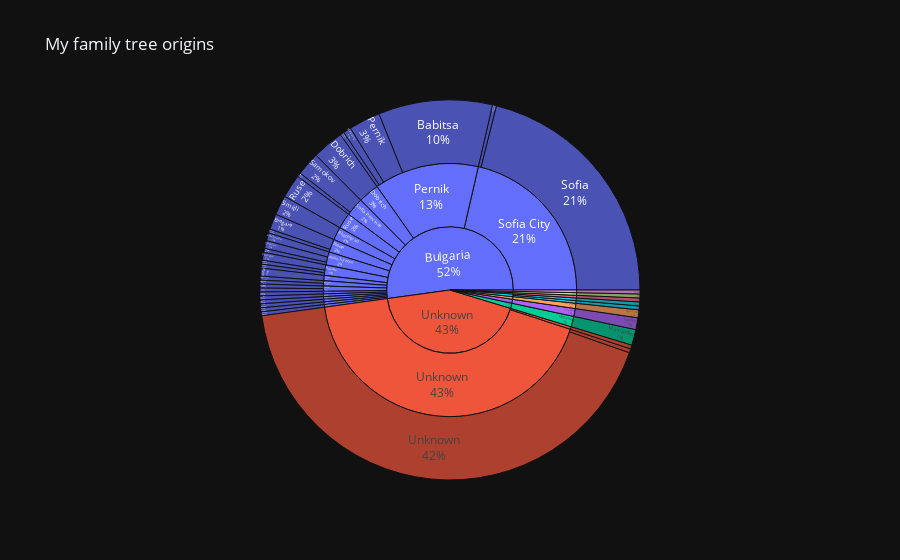

Here is the notebook cell this chart was saved with:
### Code cell
dtf3 = (
    (
        dtf[["BirthCity", "BirthRegion", "BirthCountry"]]
        # .fillna("Unknown")
        .groupby(["BirthCity", "BirthRegion", "BirthCountry"])
        .size()
        .to_frame("Count")
        .sort_values("Count", ascending=False)
    )
    .reset_index(drop=False)
    .replace("", "Unknown")
)
# print(dtf2)
# dtf2
# fig = bar(dtf2, y="Count", x="BirthPlace", title="My family tree origins")
fig = sunburst(
    dtf3,
    path=["BirthCountry", "BirthRegion", "BirthCity"],
    values="Count",
    title="My family tree origins",
)
fig.update_traces(textinfo="label+percent entry")
fig.write_html("OriginSunburst.html")
fig

### Figure 1 — Plotly figure (JSON) as saved in the notebook; plotly's stock layout.template omitted (floating-point values rounded to 4 significant figures)
{"data": [{"branchvalues": "total", "domain": {"x": [0, 1], "y": [0, 1]}, "hovertemplate": "labels=%{label}<br>Count=%{value}<br>parent=%{parent}<br>id=%{id}<extra></extra>", "ids": ["Bulgaria/Pernik/Babitsa", "North Macedonia/Pelagonia/Bitola", "Bulgaria/Pleven/Bregare", "Bulgaria/Pernik/Busintsi", "Bulgaria/Varna/Byala", "Bulgaria/Dobrich/Dobrich", "Unknown/Unknown/France", "Bulgaria/Sofia Province/Ihtiman", "Bulgaria/Plovdiv/Karlovo", "Bulgaria/Veliko Turnovo/Konstantin", "Bulgaria/Sliven/Kotel", "Bulgaria/Sofia City/Kubratovo", "Bulgaria/Montana/Lom", "England/London/London", "Bulgaria/Vratsa/Lyutibrod", "France/Occitanie/Montpellier", "Serbia/South Bačka/Novi Sad", "Montenegro/Bijelo Polje/Odrin", "Bulgaria/Pernik/Pernik", "Bulgaria/Pleven/Pleven", "Bulgaria/Plovdiv/Plovdiv", "Bulgaria/Ruse/Ruse", "Bulgaria/Sofia Province/Samokov", "USA/New Mexico/Santa Fe", "Bulgaria/Gabrovo/Sevlievo", "Bulgaria/Smolyan/Shiroka Luka", "Bulgaria/Blagoevgrad/Simitli", "Bulgaria/Pernik/Slakovtsi", "Bulgaria/Sofia City/Sofia", "Bulgaria/Plovdiv/Sopot", "Bulgaria/Veliko Tarnovo/Suhindol", "Bulgaria/Veliko Turnovo/Svishtov", "Bulgaria/Lovech/Troyan", "USA/Arizona/Tucson", "Unknown/Unknown/Unknown", "Unknown/Bulgaria/Varbovo", "Russia/Volgograd/Volgograd", "Bulgaria/Vratsa/Vratsa", "Bulgaria/ Sofia Province/Yarlovo", "Bulgaria/Veliko Turnovo/Zlataritsa", "Bulgaria/Smolyan/Zlatograd", "Bulgaria/ Sofia Province", "USA/Arizona", "Montenegro/Bijelo Polje", "Bulgaria/Blagoevgrad", "Unknown/Bulgaria", "Bulgaria/Dobrich", "Bulgaria/Gabrovo", "England/London", "Bulgaria/Lovech", "Bulgaria/Montana", "USA/New Mexico", "France/Occitanie", "North Macedonia/Pelagonia", "Bulgaria/Pernik", "Bulgaria/Pleven", "Bulgaria/Plovdiv", "Bulgaria/Ruse", "Bulgaria/Sliven", "Bulgaria/Smolyan", "Bulgaria/Sofia City", "Bulgaria/Sofia Province", "Serbia/South Bačka", "Unknown/Unknown", "Bulgaria/Varna", "Bulgaria/Veliko Tarnovo", "Bulgaria/Veliko Turnovo", "Russia/Volgograd", "Bulgaria/Vratsa", "Bulgaria", "England", "France", "Montenegro", "North Macedonia", "Russia", "Serbia", "USA", "Unknown"], "labels": ["Babitsa", "Bitola", "Bregare", "Busintsi", "Byala", "Dobrich", "France", "Ihtiman", "Karlovo", "Konstantin", "Kotel", "Kubratovo", "Lom", "London", "Lyutibrod", "Montpellier", "Novi Sad", "Odrin", "Pernik", "Pleven", "Plovdiv", "Ruse", "Samokov", "Santa Fe", "Sevlievo", "Shiroka Luka", "Simitli", "Slakovtsi", "Sofia", "Sopot", "Suhindol", "Svishtov", "Troyan", "Tucson", "Unknown", "Varbovo", "Volgograd", "Vratsa", "Yarlovo", "Zlataritsa", "Zlatograd", " Sofia Province", "Arizona", "Bijelo Polje", "Blagoevgrad", "Bulgaria", "Dobrich", "Gabrovo", "London", "Lovech", "Montana", "New Mexico", "Occitanie", "Pelagonia", "Pernik", "Pleven", "Plovdiv", "Ruse", "Sliven", "Smolyan", "Sofia City", "Sofia Province", "South Bačka", "Unknown", "Varna", "Veliko Tarnovo", "Veliko Turnovo", "Volgograd", "Vratsa", "Bulgaria", "England", "France", "Montenegro", "North Macedonia", "Russia", "Serbia", "USA", "Unknown"], "name": "", "parents": ["Bulgaria/Pernik", "North Macedonia/Pelagonia", "Bulgaria/Pleven", "Bulgaria/Pernik", "Bulgaria/Varna", "Bulgaria/Dobrich", "Unknown/Unknown", "Bulgaria/Sofia Province", "Bulgaria/Plovdiv", "Bulgaria/Veliko Turnovo", "Bulgaria/Sliven", "Bulgaria/Sofia City", "Bulgaria/Montana", "England/London", "Bulgaria/Vratsa", "France/Occitanie", "Serbia/South Bačka", "Montenegro/Bijelo Polje", "Bulgaria/Pernik", "Bulgaria/Pleven", "Bulgaria/Plovdiv", "Bulgaria/Ruse", "Bulgaria/Sofia Province", "USA/New Mexico", "Bulgaria/Gabrovo", "Bulgaria/Smolyan", "Bulgaria/Blagoevgrad", "Bulgaria/Pernik", "Bulgaria/Sofia City", "Bulgaria/Plovdiv", "Bulgaria/Veliko Tarnovo", "Bulgaria/Veliko Turnovo", "Bulgaria/Lovech", "USA/Arizona", "Unknown/Unknown", "Unknown/Bulgaria", "Russia/Volgograd", "Bulgaria/Vratsa", "Bulgaria/ Sofia Province", "Bulgaria/Veliko Turnovo", "Bulgaria/Smolyan", "Bulgaria", "USA", "Montenegro", "Bulgaria", "Unknown", "Bulgaria", "Bulgaria", "England", "Bulgaria", "Bulgaria", "USA", "France", "North Macedonia", "Bulgaria", "Bulgaria", "Bulgaria", "Bulgaria", "Bulgaria", "Bulgaria", "Bulgaria", "Bulgaria", "Serbia", "Unknown", "Bulgaria", "Bulgaria", "Bulgaria", "Russia", "Bulgaria", "", "", "", "", "", "", "", "", ""], "textinfo": "label+percent entry", "type": "sunburst", "values": [29, 1, 4, 1, 1, 8, 1, 1, 1, 2, 2, 1, 1, 3, 1, 4, 2, 1, 8, 1, 2, 6, 6, 1, 1, 1, 5, 2, 63, 1, 1, 2, 1, 1, 127, 1, 1, 1, 1, 1, 1, 1, 1, 1, 5, 1, 8, 1, 3, 1, 1, 1, 4, 1, 40, 5, 4, 6, 2, 2, 64, 7, 2, 128, 1, 1, 5, 1, 2, 156, 3, 4, 1, 1, 1, 2, 2, 129]}], "layout": {"legend": {"tracegroupgap": 0}, "title": {"text": "My family tree origins"}}}
